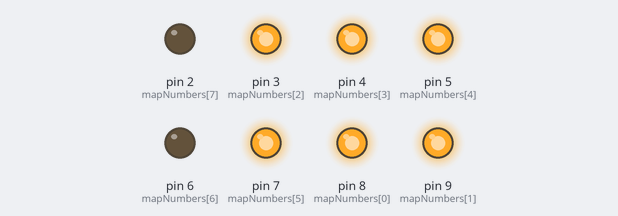
Bench run of a sketch on a simulated Arduino Uno, built with avr-gcc and run on an emulated ATmega328P. On the bench: output pins drawn as LEDs (lit = HIGH).

Above: at 0.5 s.
At 1.5 s:
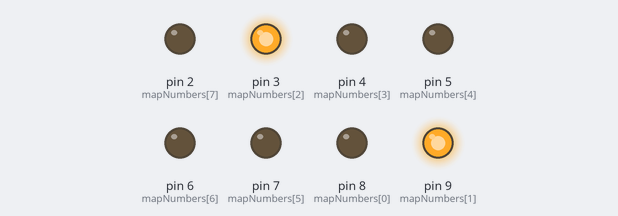
At 3.5 s:
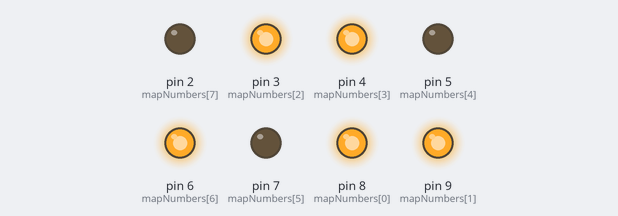
At 6.5 s:
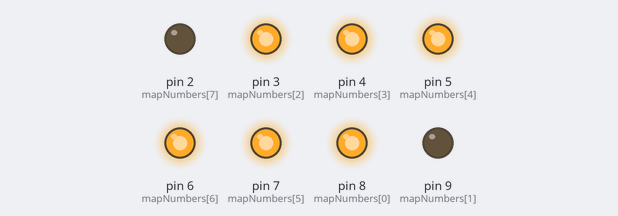
At 9.5 s:
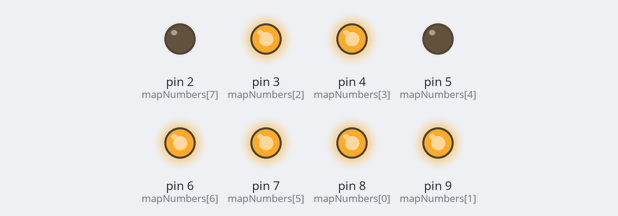
At 12.5 s:
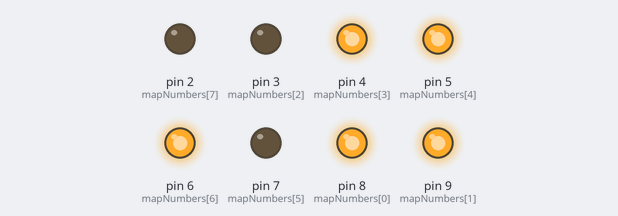
Timing chart, 0 to 13.0 s (numbered marks = the images above):
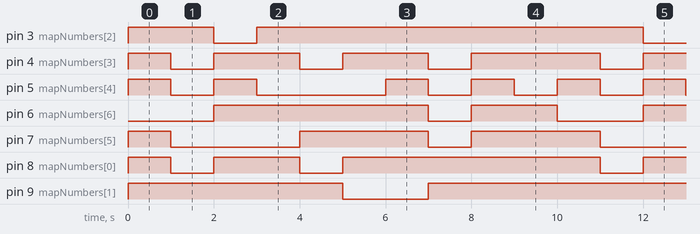

Measured:
- by itself, pin 3 (mapNumbers[2]): repeats every 10.0 s: LOW 1.0 s, HIGH 9.0 s
- by itself, pin 4 (mapNumbers[3]): repeats every 10.0 s: 2 × (LOW 1.0 s, HIGH 2.0 s), LOW 1.0 s, HIGH 3.0 s
- by itself, pin 5 (mapNumbers[4]): repeats every 10.0 s: LOW 1.0 s, HIGH 1.0 s, LOW 3.0 s, 2 × (HIGH 1.0 s, LOW 1.0 s), HIGH 1.0 s
- by itself, pin 6 (mapNumbers[6]): repeats every 10.0 s: LOW 1.0 s, HIGH 2.0 s, LOW 2.0 s, HIGH 5.0 s
- by itself, pin 7 (mapNumbers[5]): repeats every 10.0 s: LOW 3.0 s, HIGH 3.0 s, LOW 1.0 s, HIGH 3.0 s
- by itself, pin 8 (mapNumbers[0]): repeats every 10.0 s: LOW 1.0 s, HIGH 2.0 s, LOW 1.0 s, HIGH 6.0 s
- by itself, pin 9 (mapNumbers[1]): repeats every 10.0 s: LOW 2.0 s, HIGH 8.0 s

The sketch:

program.ino
```cpp
// SEQUENCE: A,B,C,D,E,F,G,DP;

int numbers[10][8] = {{1,1,1,1,1,1,0,0}, // 0
              		  {0,1,1,0,0,0,0,0}, // 1
			  		  {1,1,0,1,1,0,1,0}, // 2
			  		  {1,1,1,1,0,0,1,0}, // 3
			  		  {0,1,1,0,0,1,1,0}, // 4
			  		  {1,0,1,1,0,1,1,0}, // 5
			  		  {1,0,1,1,1,1,1,0}, // 6
			  		  {1,1,1,0,0,0,0,0}, // 7
			  		  {1,1,1,1,1,1,1,0}, // 8
              		  {1,1,1,1,0,1,1,0}}; // 9

int mapNumbers[8] = {8,9,3,4,5,7,6,2};

void setup(){
  pinMode(2, OUTPUT);
  pinMode(3, OUTPUT);
  pinMode(4, OUTPUT);
  pinMode(5, OUTPUT);
  pinMode(6, OUTPUT);
  pinMode(7, OUTPUT);
  pinMode(8, OUTPUT);
  pinMode(9, OUTPUT);
}

int number = 0;

void loop(){
  for (int i = 0; i < 8; i++) {
    digitalWrite(mapNumbers[i], numbers[number][i]);
  }
  delay(1000);
  for (int i = 0; i < 8; i++) {
    digitalWrite(mapNumbers[i], 0);
  }
  number += 1;
  number = number % 10;
}
```
